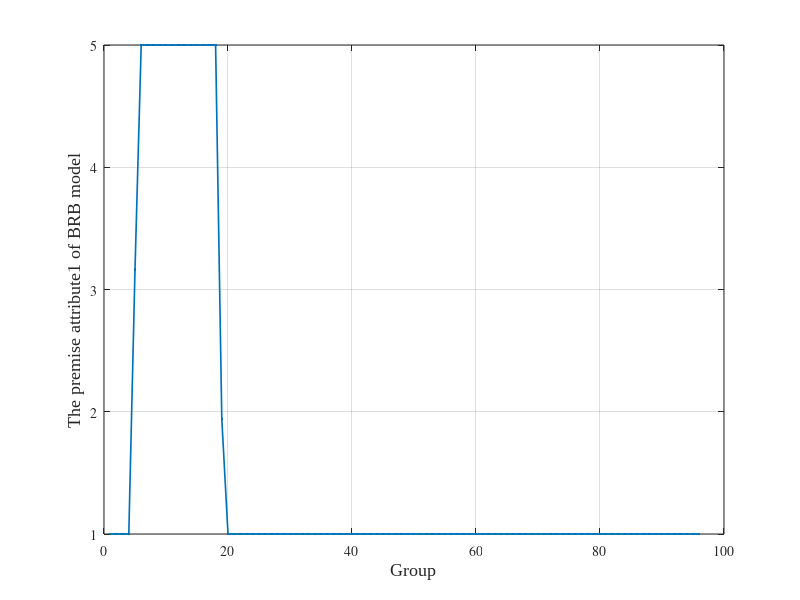

This chart was generated by the following MATLAB code:
clc
clear all
data = load('Utility.txt');
k=1:96
% plot(k,data(k,1),'-',k,data(k,2),'-*');
plot(k,data(k,1),'.-','LineWidth',1.2);
grid on
set(gca,'fontsize',10,'fontname','Times');
xlabel("Group",'fontname', 'times new roman','fontSize',13);
ylabel("The premise attribute1 of BRB model",'fontname', 'times new roman','fontSize',13); 
% ylabel("The premise attribute2 of BRB model",'fontname', 'times new roman','fontSize',13); 
% ylabel("The practical value of the Industrial Internet security situation",'fontname', 'times new roman','fontSize',13); 